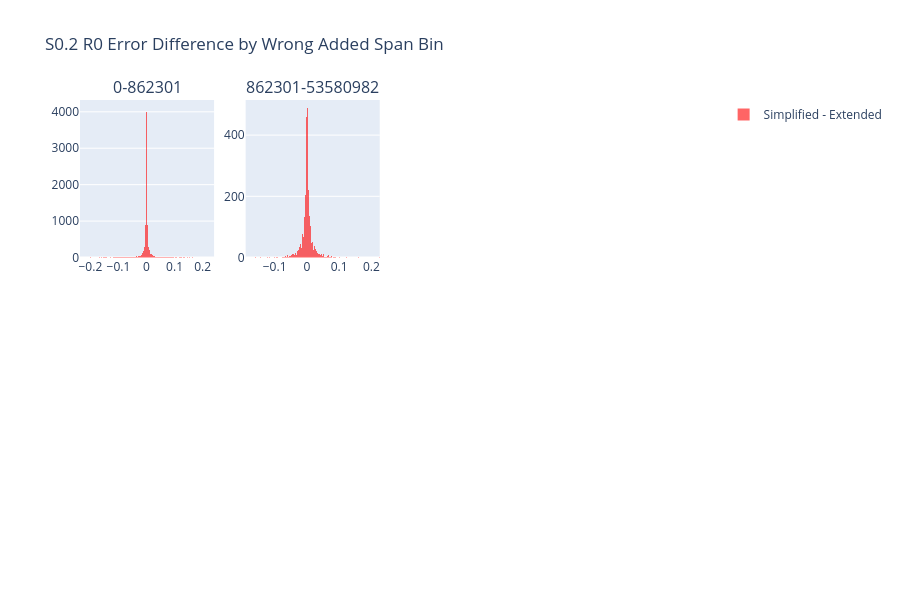

Notebook cell for this chart:
### Code cell
error_diff_by_wrong_added_span_bin(unary, S0_2_R0_static)

### Figure 1 — Plotly figure (JSON) as saved in the notebook; plotly's stock layout.template omitted (floating-point values rounded to 4 significant figures; data arrays with more than 128 entries replaced by an {"elided": "..."} marker saying what was removed)
{"data": [{"marker": {"color": "red"}, "name": "Simplified - Extended", "opacity": 0.6, "showlegend": true, "type": "histogram", "x": {"elided": "26226 float values"}, "xaxis": "x", "yaxis": "y"}, {"marker": {"color": "red"}, "name": "Simplified - Extended", "opacity": 0.6, "showlegend": false, "type": "histogram", "x": {"elided": "3747 float values"}, "xaxis": "x2", "yaxis": "y2"}], "layout": {"annotations": [{"font": {"size": 16}, "showarrow": false, "text": "0-862301", "x": 0.1062, "xanchor": "center", "xref": "paper", "y": 1, "yanchor": "bottom", "yref": "paper"}, {"font": {"size": 16}, "showarrow": false, "text": "862301-53580982", "x": 0.3688, "xanchor": "center", "xref": "paper", "y": 1, "yanchor": "bottom", "yref": "paper"}], "barmode": "overlay", "height": 600, "title": {"text": "S0.2 R0 Error Difference by Wrong Added Span Bin"}, "xaxis": {"anchor": "y", "domain": [0, 0.2125]}, "xaxis2": {"anchor": "y2", "domain": [0.2625, 0.475]}, "xaxis3": {"anchor": "y3", "domain": [0.525, 0.7375]}, "xaxis4": {"anchor": "y4", "domain": [0.7875, 1]}, "xaxis5": {"anchor": "y5", "domain": [0, 0.2125]}, "xaxis6": {"anchor": "y6", "domain": [0.2625, 0.475]}, "xaxis7": {"anchor": "y7", "domain": [0.525, 0.7375]}, "xaxis8": {"anchor": "y8", "domain": [0.7875, 1]}, "yaxis": {"anchor": "x", "domain": [0.625, 1]}, "yaxis2": {"anchor": "x2", "domain": [0.625, 1]}, "yaxis3": {"anchor": "x3", "domain": [0.625, 1]}, "yaxis4": {"anchor": "x4", "domain": [0.625, 1]}, "yaxis5": {"anchor": "x5", "domain": [0, 0.375]}, "yaxis6": {"anchor": "x6", "domain": [0, 0.375]}, "yaxis7": {"anchor": "x7", "domain": [0, 0.375]}, "yaxis8": {"anchor": "x8", "domain": [0, 0.375]}}}
